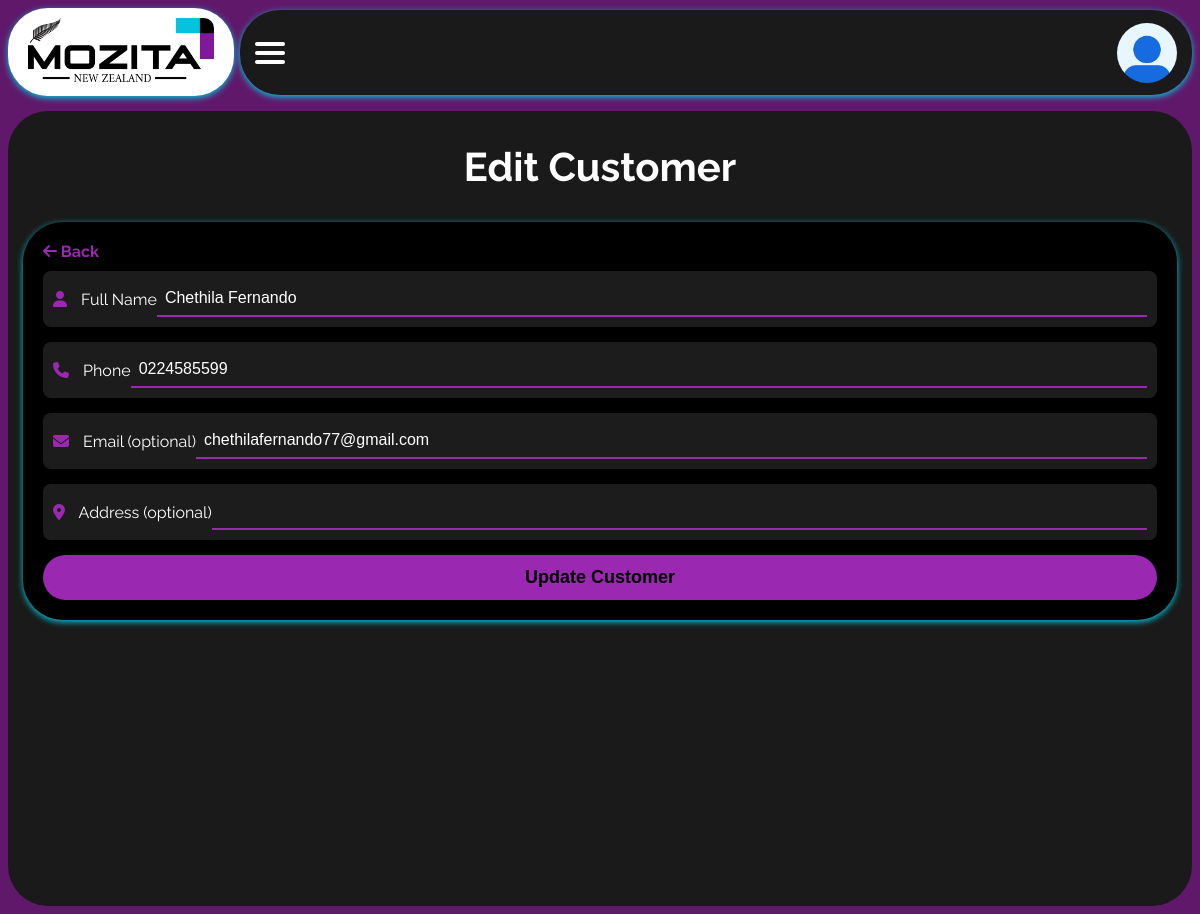
The page /edit_customer/1 (signed in) on the database its author committed.
### app/models.py (models this page shows, shortened)
class Customer(db.Model):
    __tablename__ = 'customer'
    id = db.Column(db.Integer, primary_key=True)
    full_name = db.Column(db.String(150), nullable=False)
    phone = db.Column(db.String(50))
    email = db.Column(db.String(150))
    jobs = db.relationship('Job', back_populates='customer')

### app/routes.py (the view, shortened to what this page needs)
@main.route('/edit_customer/<int:customer_id>', methods=['GET', 'POST'])
def edit_customer(customer_id):
    customer = Customer.query.get_or_404(customer_id)
    return render_template('edit_customer.html', customer=customer)

### app/models.py (called while the page is built)
@login_manager.user_loader
def load_user(user_id):
    return User.query.get(int(user_id))

### app/templates/edit_customer.html (shortened to what this page needs)
{% extends "layout.html" %}
{% block extra_css %}
<link rel="stylesheet" href="https://cdnjs.cloudflare.com/ajax/libs/font-awesome/6.4.0/css/all.min.css">
<link rel="stylesheet" href="{{ url_for('static', filename='css/customer_actions.css') }}">
{% endblock %}
{% block content %}
<h2>Edit Customer</h2>
<div class="body-content">
  <div class="customer-form-container">
    <a href="{{ url_for('main.customers') }}" class="back-button"><i class="fas fa-arrow-left"></i> Back</a>
    <form method="POST">
      <div class="input-group">
        <label for="full_name"><i class="fas fa-user"></i> Full Name</label>
        <input type="text" id="full_name" name="full_name" required value="{{ customer.full_name }}">
      </div>
      <div class="input-group">
        <label for="phone"><i class="fas fa-phone"></i> Phone</label>
        <input type="text" id="phone" name="phone" required value="{{ customer.phone }}">
      </div>
      <div class="input-group">
        <label for="email"><i class="fas fa-envelope"></i> Email (optional)</label>
        <input type="email" id="email" name="email" value="{{ customer.email }}">
      </div>
      <div class="input-group">
        <label for="address"><i class="fas fa-map-marker-alt"></i> Address (optional)</label>
        <input type="text" id="address" name="address" value="{{ customer.address }}">
      </div>
      <button type="submit" class="submit-button">Update Customer</button>
    </form>
  </div>
</div>
{% endblock %}

### app/static/css/main.css (style rules this page uses)
body { font-family: 'Raleway', sans-serif; background-color: #60196a; color: white; margin: 0; padding: 0; }

### app/static/css/customer_actions.css (style rules this page uses)
.body-content { display: flex; justify-content: center; align-items: center; }
.customer-form-container { display: flex; flex-direction: column; width: 100%; padding: 30px; margin-left: 200px; margin-right: 200px; margin-top: 20px; background-color: #000; box-shadow: 0 2px 6px #00C8DF; border-radius: 40px; }
@media (max-width: 1380px) { .customer-form-container { padding: 20px; margin-left: 15px; margin-right: 15px; margin-top: 0px; } }
h2 { text-align: center; margin-top: 0; margin-bottom: 0; padding: 2rem; font-size: 2.5rem; color: #fff; }
@media (max-width: 1380px) { h2 { text-align: center; margin-bottom: 0px; margin-left: 0px; color: rgb(255, 255, 255); } }
.input-group { display: flex; align-items: center; background-color: #1c1c1c; margin-bottom: 15px; border-radius: 8px; padding: 10px; }
.input-group i { color: #9b28b1; margin-right: 10px; }
.input-group input, .input-group select { background: transparent; border: none; border-bottom: 2px solid #9b28b1; color: #fff; flex: 1; padding: 8px; font-size: 16px; }
@media (max-width: 1380px) { .input-group input, .input-group select { width: 100%; } }
.submit-button { width: 100%; padding: 12px; background-color: #9b28b1; color: #000000; border: none; border-radius: 40px; cursor: pointer; font-weight: bold; font-size: 18px; transition: background-color 0.3s ease; }
.back-button { color: #9b28b1; text-decoration: none; font-weight: bold; display: inline-block; margin-bottom: 10px; }

### rows shown on the page
Customer: full_name "Chethila Fernando", phone "0224585599", email "chethilafernando77@gmail.com"
